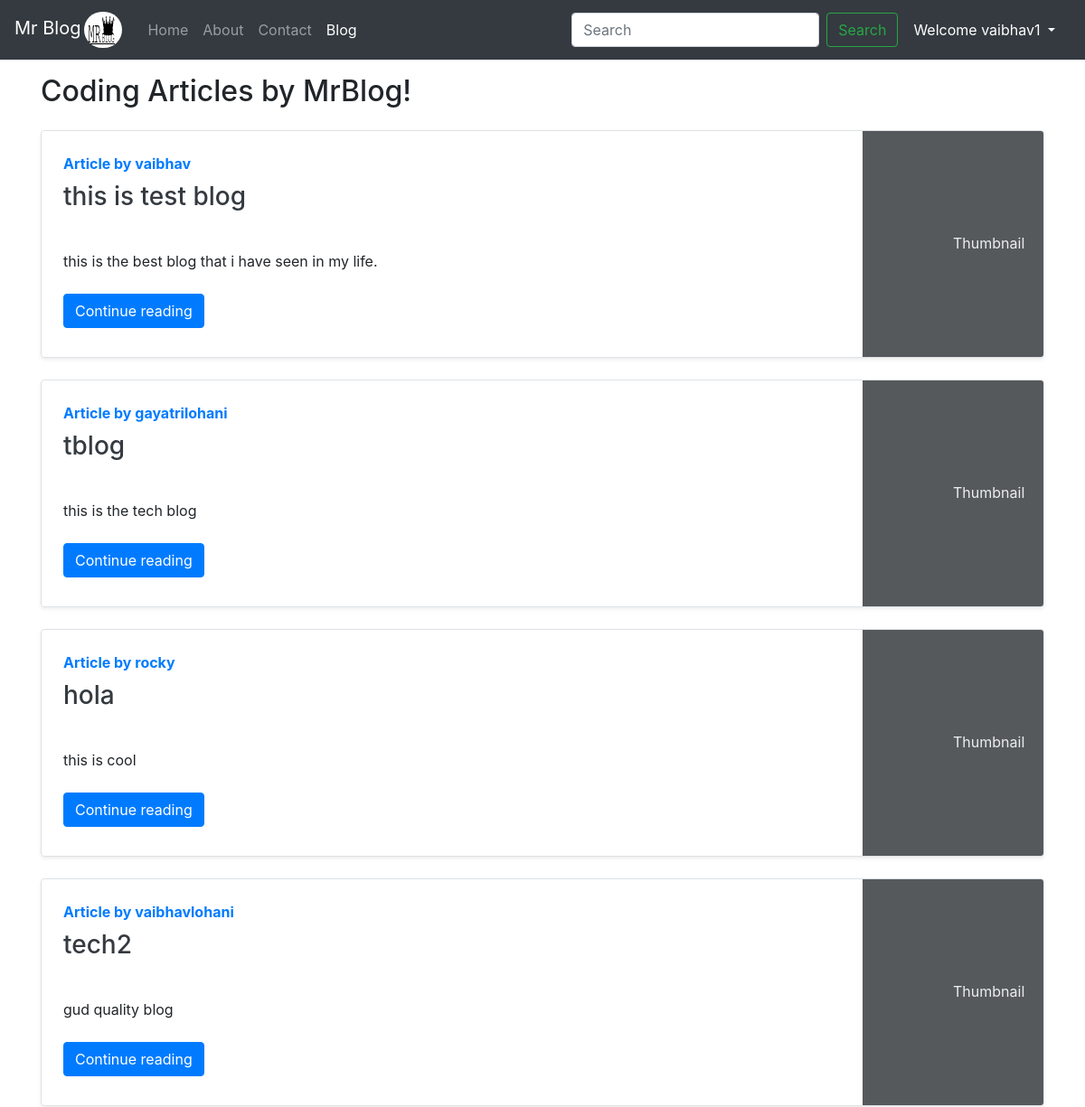
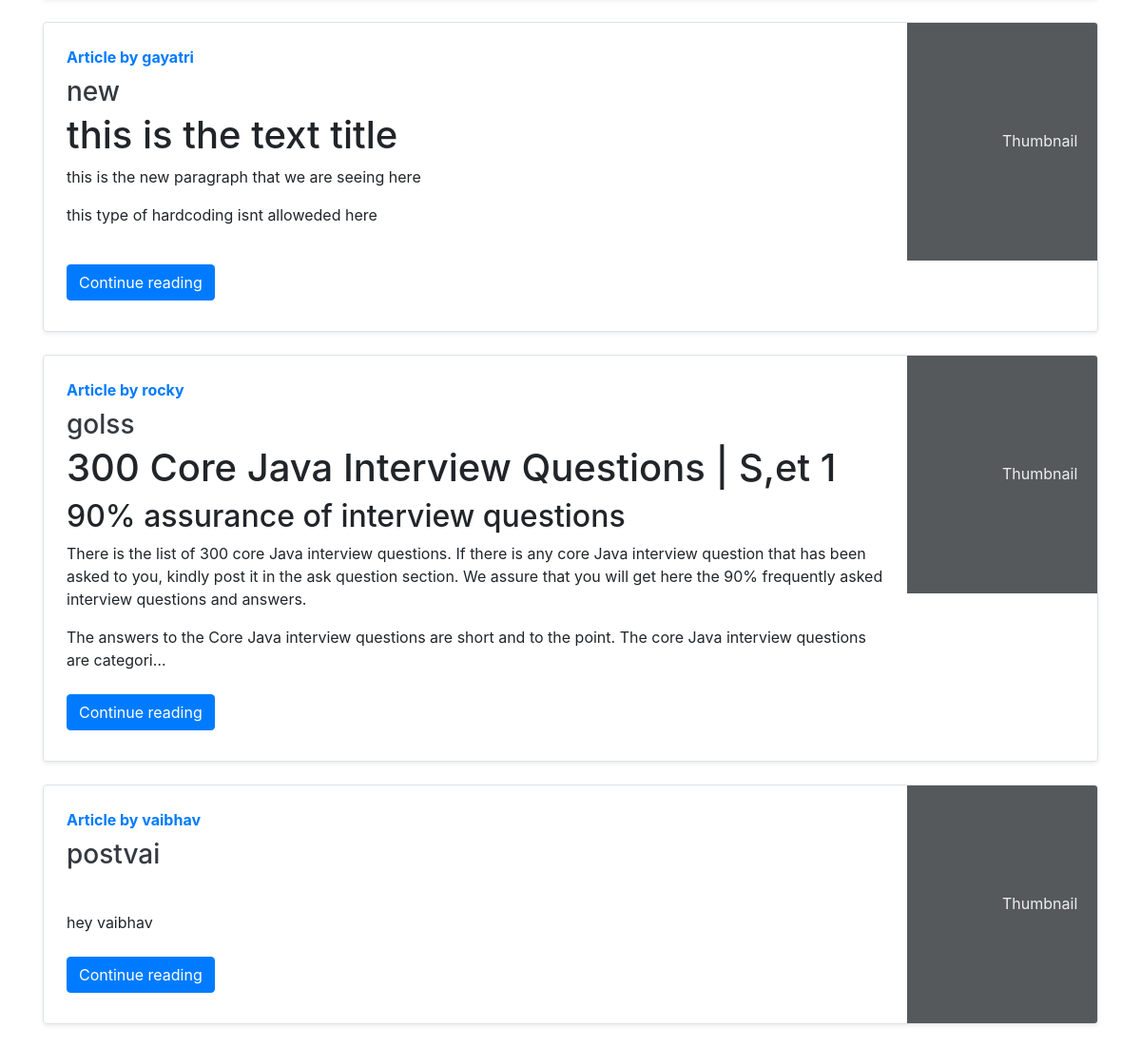
Page /blog/ (signed in) on the committed database (2 pictures, top to bottom).
### mrblog/models.py (models this page shows, shortened)
class Post(models.Model):
    sno = models.AutoField(primary_key=True)
    title = models.CharField(max_length=255)
    email = models.CharField(max_length=50)
    content = models.TextField()
    author = models.CharField(max_length=30)
    timeStamp = models.DateTimeField(blank=True)
    slug = models.CharField(max_length=130)

### mrblog/views.py (the view)
# urls.py: path('', views.blogHome, name='blogHome'),
def blogHome(request):
    allPosts=Post.objects.all()
    context={'allPosts': allPosts}
    return render(request, 'blog/blogHome.html', context)

### templates/blog/blogHome.html (shortened to what this page needs)
{% extends 'base.html' %}
{% block blogactive %}active {%endblock blogactive%}
{% block body %}
<div class="container my-3">
    <h2>Coding Articles by MrBlog!</h2>
    {% for post in allPosts  %}
    <div class="row no-gutters border rounded overflow-hidden flex-md-row mb-4 shadow-sm h-md-250 my-4 position-relative">
        <div class="col p-4 d-flex flex-column position-static">
            <strong class="d-inline-block mb-2 text-primary">Article  by {{post.author}}</strong>
            <h3 class="mb-0"><a class="text-dark" href="/blog/{{post.slug}}">{{post.title}}</a></h3>
            <p class="card-text mb-auto"> <div class="preview"> {{post.content|safe| truncatechars:500}}</div> </p>
            <div class="my-2">
            	<a href="/blog/{{post.slug}}" role="button" class="btn btn-primary">Continue reading</a>
            </div>
        </div>
        <div class="col-auto d-none d-lg-block">
            <svg class="bd-placeholder-img" width="200" height="250" xmlns="http://www.w3.org/2000/svg" preserveAspectRatio="xMidYMid slice" focusable="false" role="img" aria-label="Placeholder: Thumbnail">
                <rect width="100%" height="100%" fill="#55595c"></rect><text x="50%" y="50%" fill="#eceeef" dy=".3em">Thumbnail</text>
            </svg>
        </div>
        </div>
        {% endfor %}
    </div>
 {% endblock %}

### templates/base.html (shortened to what this page needs)
<!DOCTYPE html>
<html lang="en">
<head>
<link href="https://cdn.jsdelivr.net/npm/bootstrap@5.0.0-beta2/dist/css/bootstrap.min.css" rel="stylesheet">
<link rel="stylesheet" href="https://maxcdn.bootstrapcdn.com/bootstrap/4.0.0/css/bootstrap.min.css">
</head>
<body>
<nav class="navbar navbar-expand-lg navbar-dark bg-dark">
      <a class="navbar-brand" href="/">Mr Blog<img class="brandLogo mx-1 " src="/static/b.jpg"  style="border-radius:50px" alt=".">  </a>
    <div class="collapse navbar-collapse" id="navbarSupportedContent">
      <ul class="navbar-nav me-auto mb-2 mb-lg-0">
        <li class="nav-item {% block homeactive %} {%endblock homeactive%} " >
          <a class="nav-link " aria-current="page" href="/">Home</a>
        </li>
        <li class="nav-item {% block aboutactive %} {%endblock aboutactive%} ">
          <a class="nav-link" href="/about">About</a>
        </li>
         <li class="nav-item {% block contactactive %} {%endblock contactactive%} ">
          <a class="nav-link" href="/contact">Contact</a>
        </li>
         <li class="nav-item {% block blogactive %} {%endblock blogactive%} ">
          <a class="nav-link" href="/blog">Blog</a>
        </li>
      </ul>
        <div class="ml-auto form-inline">
      <form method="get" action="/search" class="d-flex " >
        <input class="form-control mr-sm-2 "  type="search" placeholder="Search" name="query" id="search" aria-label="Search">
        <button class="btn btn-outline-success "  type="submit">Search</button>
      </form>
{% if user.is_authenticated %}
  <div class="dropdown">
  <a class="btn btn-dark dropdown-toggle mx-1" href="#" role="button" id="dropdownMenuLink" data-toggle="dropdown" aria-haspopup="true" aria-expanded="false">
 Welcome {{request.user}}
  </a>
  </div>
{% endif %}
  </div>
    </nav>
{%block body %}{%endblock body%}
</body>
</html>

### rows in the picture
Post: author "vaibhav", title "this is test blog", content "this is the best blog that i have seen in my life."
Post: author "gayatrilohani", title "tblog", content "this is the tech blog"
Post: author "rocky", title "hola", content "this is cool"
Post: author "vaibhavlohani", title "tech2", content "gud quality blog"
Post: author "gayatri", title "new", content "this is the text title this is the new paragraph that we are seeing here this type of hardcoding isnt alloweded here"
Post: author "rocky", title "golss", content "300 Core Java Interview Questions | S,et 1 90% assurance of interview questions There is the list of 300 core Java interview questions. If there is any core Java interview question that has been asked to you, kindly post it in the ask question section. We assure that you will get here the 90% frequently asked interview questions and answers. The answers to the Core Java interview questions are short and to the point. The core Java interview questions are categori…"
Post: author "vaibhav", title "postvai", content "hey vaibhav"

### other values in the picture
{{ request.user }} "vaibhav1"
